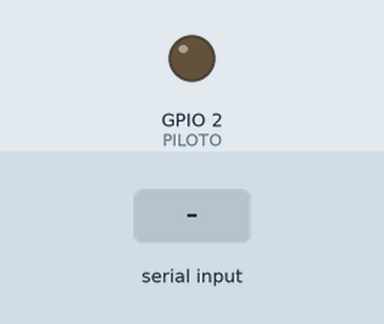
Simulated run of this sketch. Board: ESP32. On the bench: output pins drawn as LEDs (lit = HIGH). The test bench sets the inputs (shaded band). Nothing arrives over Bluetooth unless stated; what the sketch prints to the serial monitor is not drawn.

Above: at 1.2 s.
1.3 s: "A" received over the second serial link
At 2.5 s:
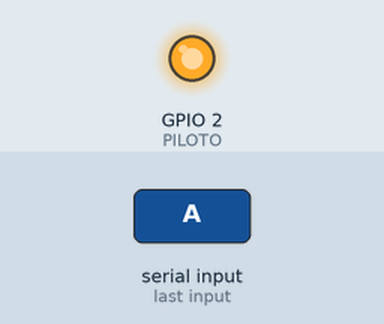
2.8 s: "B" received over the second serial link
At 4.0 s:
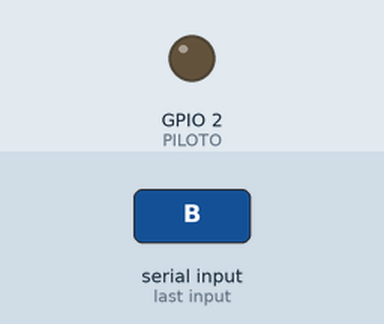
Timing chart, 0 to 5.8 s (numbered marks = the images above; inputs shaded):
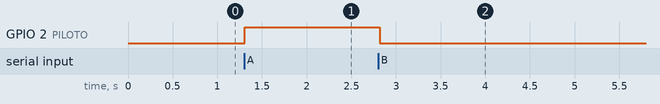

Measured:
- after the input at 1.3 s, GPIO 2 (PILOTO): LOW → HIGH at once
- after the input at 2.8 s, GPIO 2 (PILOTO): HIGH → LOW at once

The sketch:

ESP32_BLUETOOTH.ino
```cpp
#include "BluetoothSerial.h"

#define PILOTO 2

#if !defined(CONFIG_BT_ENABLED) || !defined(CONFIG_BLUEDROID_ENABLED)
#error Bluetooth is not enabled! Please run `make menuconfig` to and enable it
#endif

BluetoothSerial SerialBT;

void setup()
{
  Serial.begin(115200);
  SerialBT.begin("ESP32-Jeison"); //Bluetooth device name
  Serial.println("The device started, now you can pair it with bluetooth!");

  pinMode(PILOTO,OUTPUT);
}

void loop(){
  char Comando;

  if(SerialBT.available()){
      Comando = SerialBT.read();
      if(Comando == 'A') {
        digitalWrite(PILOTO,HIGH);
        SerialBT.println("Led encendido");
        }
      else if(Comando == 'B'){
        digitalWrite(PILOTO,LOW);
        SerialBT.println("Led apagado");
      }
  }
  delay(20);
}
```
